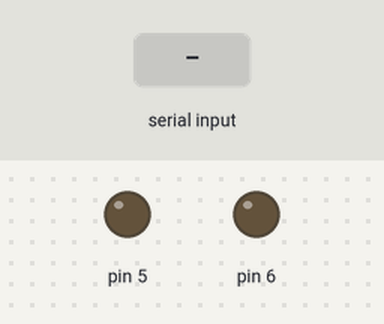
This sketch was run on a simulated Arduino Uno, built with avr-gcc and run on an emulated ATmega328P. On the bench: output pins drawn as LEDs (lit = HIGH). Inputs (shaded band) come from the test bench.

Above: at 1.2 s.
1.3 s: "1" received over Serial
At 1.9 s:
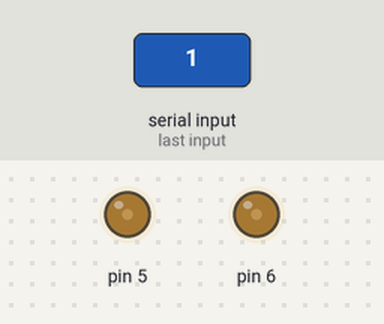
2.8 s: "2" received over Serial
At 4.0 s:
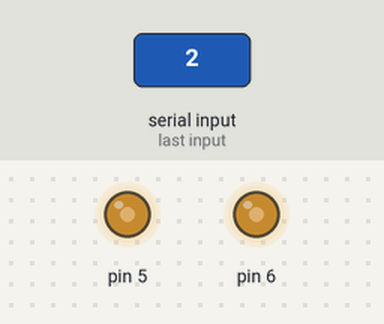
4.3 s: "3" received over Serial
At 5.4 s:
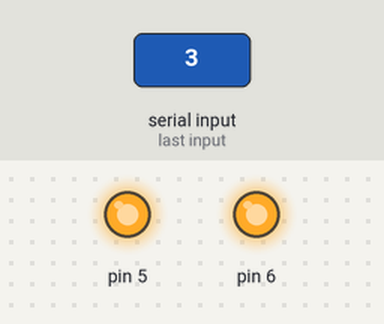
Timing chart, 0 to 7.3 s (numbered marks = the images above; inputs shaded):
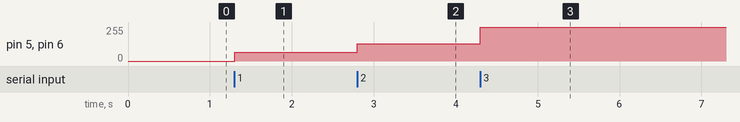

Measured:
- after the input at 1.3 s, pin 5, pin 6: 0/255 → 64/255 at once
- after the input at 2.8 s, pin 5, pin 6: 64/255 → 128/255 at once
- after the input at 4.3 s, pin 5, pin 6: 128/255 → 255/255 at once

The sketch:

Arduino_temp_distance_project.ino
```cpp
void setup() {
pinMode(5,OUTPUT);
pinMode(6,OUTPUT);
Serial.begin(9600);      // Open serial channel at 9600 baud rate
}

void loop() {
 if(Serial.available() > 0){
  int var = Serial.read();
  if(var=='1'){
    analogWrite(5,64);
    analogWrite(6,64);
    delay(200);
  }
  if(var=='2'){
    analogWrite(5,128);
    analogWrite(6,128);
    delay(200);
  }
  if(var=='3'){
    analogWrite(5,255);
    analogWrite(6,255);
    delay(200);
  }
 }

}
```
